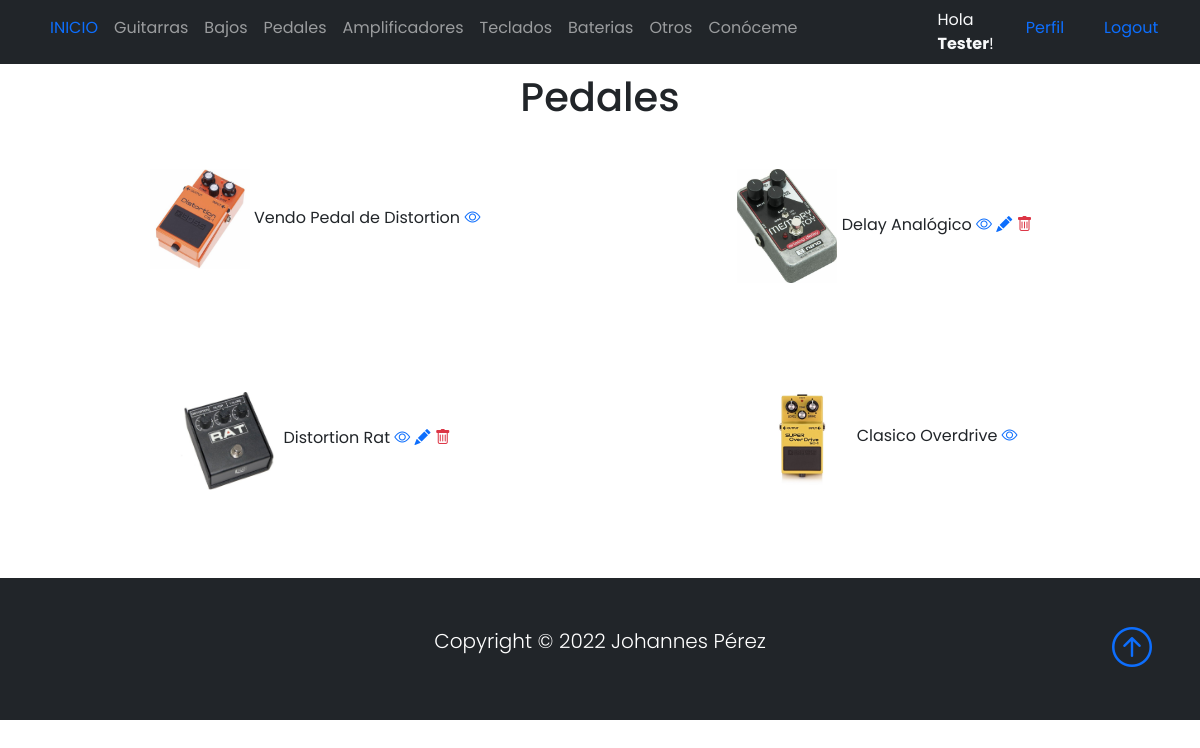
The page /listaPedales/ (signed in) on the database as committed earlier.
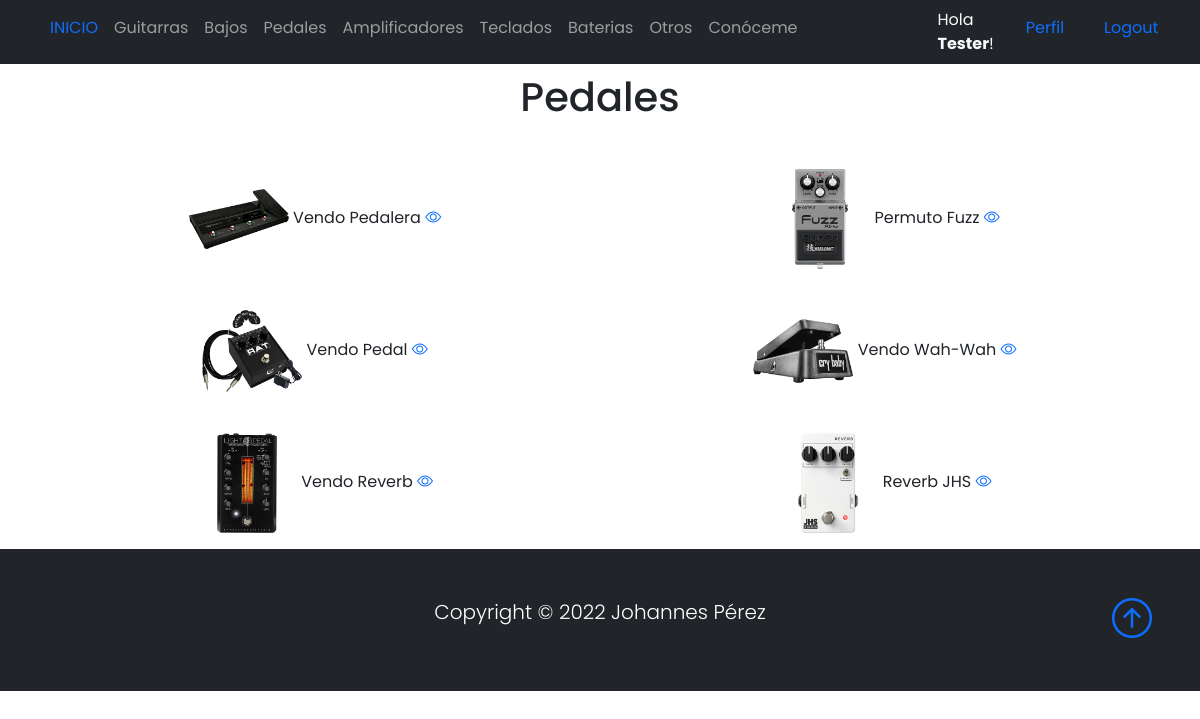
The same page on the database as committed later.
### Base/models.py (models this page shows, shortened)
class Instrumento(models.Model):
    instrumentoSeleccion = (
    ('guitarra','Guitarra'),
    ('bajo', 'Bajo'),
    ('pedal','Pedal'),
    ('bateria','Bateria'),
    ('teclado','Teclado'),
    ('amplificador','Amplificador'),
    ('otro', 'Otro'),
    )
    usuario = models.ForeignKey(User, on_delete=models.CASCADE, null=True, blank=True)
    titulo = models.CharField(max_length=200)
    instrumento = models.CharField(max_length=15, choices=instrumentoSeleccion, default='guitarra')
    marca = models.CharField(max_length=40)
    modelo = models.CharField(max_length=40)
    descripcion = models.TextField(null=True, blank=True)
    year = models.IntegerField()
    precio = models.DecimalField(max_digits=10, decimal_places=2)
    fechaPublicacion = models.DateTimeField(auto_now_add=True)
    telefonoContacto = models.IntegerField()
    emailContacto = models.EmailField()
    imagenInstrumento = models.ImageField(null=True, blank=True, upload_to="imagenes/")
    class Meta:
        ordering = ['usuario', '-fechaPublicacion']

### Base/views.py (the view)
# urls.py: path('listaPedales/', PedalLista.as_view(), name='pedales'),
class PedalLista(LoginRequiredMixin, ListView):
    context_object_name = 'pedales'
    queryset = Instrumento.objects.filter(instrumento__startswith='pedal')
    template_name = 'Base/listaPedales.html'

### Base/templates/Base/listaPedales.html
{% extends 'Base/home.html' %}
{% block content %}
<br>
<br>
<div class="container text-center">
    <h1>Pedales</h1>
</div>
<br>
<div class="container text-center">
    <div class="row">
            {% for pedal in pedales %}
            <div class="col-sm-6 align-items-center">
                <div class="card-body">
                <img src="{{pedal.imagenInstrumento.url}}" class="" width="100px">
                {{pedal.titulo}}
                <a href="{% url 'pedal' pedal.id %}"><i class="bi bi-eye"></i></a>
                {% if user.id == pedal.usuario.id %}
                <a href="{% url 'pedal_editar' pedal.id %}"><i class="bi bi-pencil-fill"></i></a>
                <a href="{% url 'pedal_eliminar' pedal.id %}"><i class="bi bi-trash text-danger"></i></a>
                <br>
                <br>
                <br>
                <br>
                {% endif %}
                </div>
            </div>
            {% endfor %}
    </div>
</div>
{% endblock %}

Rows that differ between the two databases and show on the page:
removed Instrumento: imagenInstrumento (picture), titulo "Vendo Pedal de Distortion"
removed Instrumento: imagenInstrumento (picture), titulo "Delay Analógico"
removed Instrumento: imagenInstrumento (picture), titulo "Distortion Rat"
removed Instrumento: imagenInstrumento (picture), titulo "Clasico Overdrive"
added Instrumento: imagenInstrumento (picture), titulo "Vendo Pedalera"
added Instrumento: imagenInstrumento (picture), titulo "Permuto Fuzz"
added Instrumento: imagenInstrumento (picture), titulo "Vendo Pedal"
added Instrumento: imagenInstrumento (picture), titulo "Vendo Wah-Wah"
added Instrumento: imagenInstrumento (picture), titulo "Vendo Reverb"
added Instrumento: imagenInstrumento (picture), titulo "Reverb JHS"
